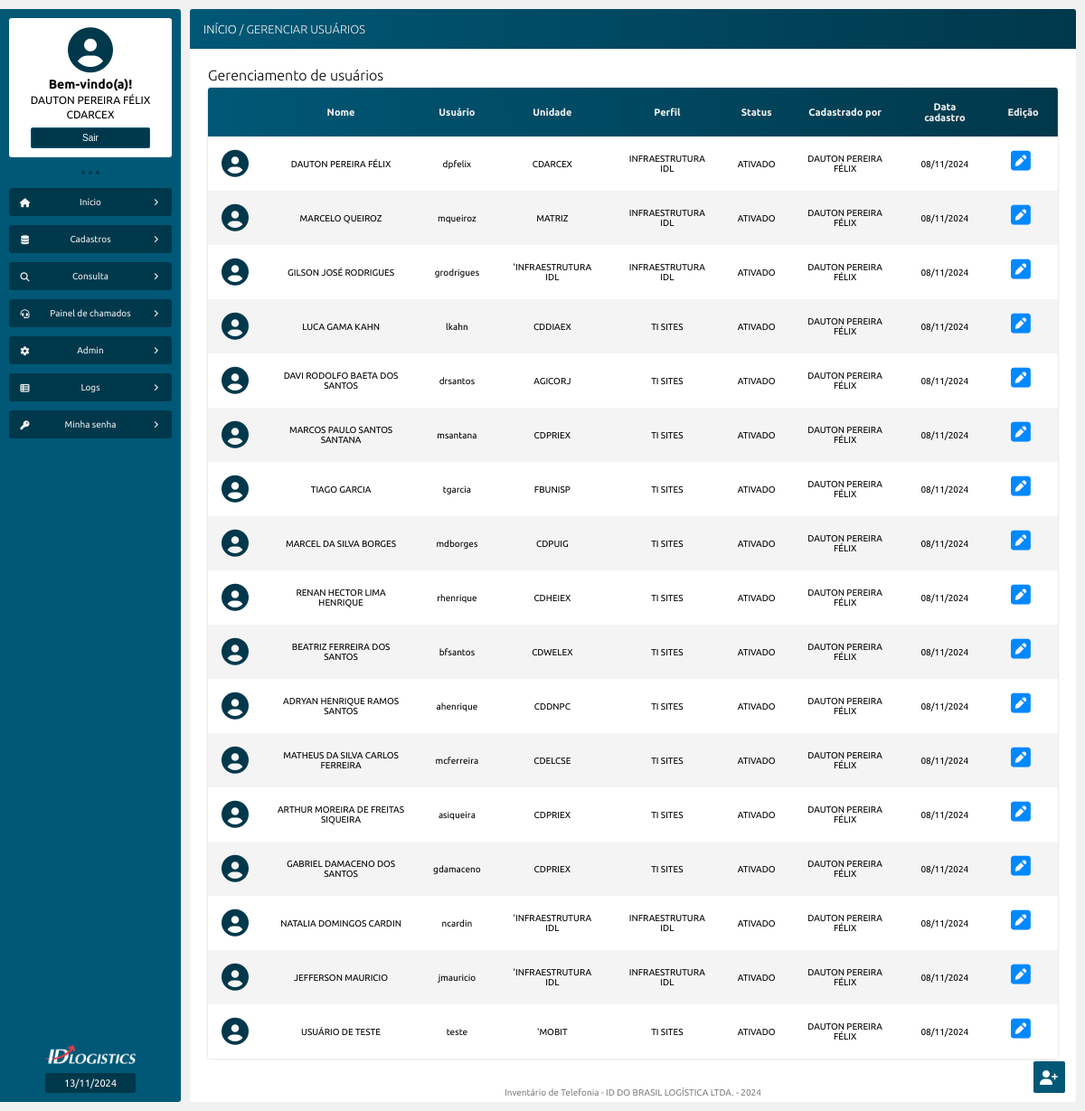
/gerenciar_usuarios.php (signed in), run on the app's committed database.
### tables this page shows
CREATE TABLE `tb_usuarios` (
  `id_usuario` int NOT NULL AUTO_INCREMENT,
  `nome` varchar(100) DEFAULT NULL,
  `matricula` varchar(10) DEFAULT NULL,
  `unidade` varchar(100) DEFAULT NULL,
  `cargo` varchar(100) DEFAULT NULL,
  `perfil` varchar(45) DEFAULT NULL,
  `usuario` varchar(100) DEFAULT NULL,
  `senha` varchar(256) DEFAULT NULL,
  `status` varchar(45) DEFAULT NULL,
  `senha_primeiro_acesso` varchar(45) DEFAULT NULL,
  `data_cadastro` timestamp NULL DEFAULT CURRENT_TIMESTAMP,
  `cadastrado_por` varchar(45) DEFAULT NULL,
  PRIMARY KEY (`id_usuario`)
);

### src/model/Usuario.php (called while the page is built, shortened)
<?php
class Usuario
{
    public function __construct(private PDO $pdo)
    {
        $this->pdo = $pdo;
    }
    public function exibeUsuarios(): array
    {
        $sql = "SELECT *, DATE_FORMAT(data_cadastro, '%d/%m/%Y') AS data_cadastro FROM tb_usuarios";
        $stmt = $this->pdo->prepare($sql);
        $stmt->execute();
        return $stmt->fetchAll(PDO::FETCH_ASSOC);
    }
}

### gerenciar_usuarios.php (the view, shortened to what this page needs)
<?php
require_once "src/config/conexao_bd.php";
$exibeUsuarios = new Usuario($pdo);
$exibeTodosUsuarios = $exibeUsuarios->exibeUsuarios();
?>
<!DOCTYPE html>
<html>
<head>
    <?php
        require_once "src/views/layout/head.php";
    ?>
</head>
<body>
    <main class="corpo">
        <?php
            require_once "src/views/layout/menu_lateral.php";
        ?>
        <section class="principal">
            <article class="conteudo">
                <header class="conteudo-cabecalho">
                    <h3><a href="inicio.php">INÍCIO</a> / GERENCIAR USUÁRIOS</h3>
                </header>
                <section class="conteudo-center">
                    <h1>Gerenciamento de usuários</h1>
                    <table>
                        <thead>
                            <tr>
                                <td></td>
                                <td>Nome</td>
                                <td>Usuário</td>
                                <td>Unidade</td>
                                <td>Perfil</td>
                                <td>Status</td>
                                <td>Cadastrado por</td>
                                <td>Data cadastro</td>
                                <td>Edição</td>
                            </tr>
                        </thead>
                        <tbody>
                            <?php foreach($exibeTodosUsuarios as $exibeUsuarios) : ?>
                            <tr>
                                <td>
                                    <?php
                                        if(empty($exibeUsuarios['foto_perfil']))
                                        {
                                            echo "<i class='fa-solid fa-circle-user'></i>";
                                        } else {
                                            echo "<img src='$exibeUsuarios[foto_perfil]' id='table-foto-perfil'>";
                                        }
                                    ?>
                                </td>
                                <td><?= htmlentities($exibeUsuarios['nome']) ?></td>
                                <td><?= htmlentities($exibeUsuarios['usuario']) ?></td>
                                <td><?= htmlentities($exibeUsuarios['unidade']) ?></td>
                                <td><?= htmlentities($exibeUsuarios['perfil']) ?></td>
                                <td><?= htmlentities($exibeUsuarios['status']) ?></td>
                                <td><?= htmlentities($exibeUsuarios['cadastrado_por']) ?></td>
                                <td><?= htmlentities($exibeUsuarios['data_cadastro']) ?></td>
                                <td id="acoes">
                                    <form>
                                        <button type="button"><a href="editar_usuario.php?id_usuario=<?= $exibeUsuarios['id_usuario'] ?>" title="Editar esse usuário"><i class="fa-solid fa-square-pen"></i></a></button>
                                    </form>
                                </td>
                            </tr>
                            <?php endforeach ?>
                        </tbody>
                    </table>
                </section>
                <?php
                    require_once "src/views/layout/rodape.php";
                ?>
            </article>
        </section>
    </main>
    <div class="btns-atalhos">
        <a href="cadastrar_usuario.php"><button id="btn-atalho" title="Cadastrar um novo usuário">
            <i class="fa-solid fa-user-plus"></i>
        </button></a>
    </div>
</body>
</html>

### css/style.css (style rules this page uses)
:root { --primary-color: #0088ff; --secundary-color: #005876; --terciary-color: #00384b; --white-color: #f1f1f1; --primary-shadow: 0 0 .5em #808080 }
* { padding: 0; margin: 0; box-sizing: border-box; }
a { text-decoration: none; }
body { font-family: 'Playpen Sans', cursive; font-family: 'Ubuntu', sans-serif; background: var(--white-color); }
.corpo { width: 100%; height: 100%; padding: 10px 10px 10px 0; position: absolute; display: flex; }
.principal { width: 100%; height: 100%; display: flex; flex-direction: column; }
.conteudo { width: 100%; height: 100%; position: relative; display: flex; flex-direction: column; align-items: center; overflow: hidden; background: #ffffff; border-radius: 3px; }
.conteudo-cabecalho { width: 100%; margin-bottom: 10px; padding: 15px; display: flex; justify-content: space-between; align-items: center; background: linear-gradient(to right, var(--secundary-color), var(--terciary-color)); color: var(--white-color); }
.conteudo-cabecalho h3 { font-size: 13px; font-weight: 100; }
.conteudo-center { width: 100%; height: 100%; padding: 10px 20px 20px 20px; display: flex; align-content: baseline; align-items: center; flex-direction: column; overflow: scroll; }
.conteudo-center h1 { width: 100%; font-size: 16px; font-weight: 100; }

### css/form.css (style rules this page uses)
form { width: 100%; height: fit-content; margin: 13px auto; padding: 70px 30px 30px 30px; position: relative; display: flex; flex-direction: column; border-radius: 3px; box-shadow: 0 0 1em #cdcdcd; background: #fff; font-size: 10px; }

### css/table.css (style rules this page uses)
table { width: 100%; margin: 5px auto; font-size: 10px; background: #ffffff; box-shadow: 0 0 .3em #cdcdcd; border-radius: 3px; border-collapse: collapse; text-align: center; overflow: auto; }
table tr td { padding: 15px; }
table thead { position: sticky; top: -10px; color: var(--white-color); font-weight: bold; background: linear-gradient(to right, var(--secundary-color), var(--terciary-color)); z-index: 1; }
table thead td:first-child { border-radius: 3px 0 0 0; }
table thead td:last-child { border-radius: 0 3px 0 0; }
table thead td { font-size: 11px; }
tbody tr:nth-child(even) { background: #f4f4f4; }
table form { width: fit-content; padding: 0; margin: 0 10px; border: 0; box-shadow: none; background: transparent; }
table tr #acoes { display: flex; align-items: center; justify-content: center; }
table a { color: #000; }
table i { color: var(--primary-color); font-size: 25px; }
table .fa-circle-user { font-size: 30px; color: var(--terciary-color); }

### css/botoes.css (style rules this page uses)
button { width: fit-content; min-width: 80px; padding: 5px 15px; border-radius: 2px; border: none; background: var(--secundary-color); border: 1px solid var(--secundary-color); color: #fff; font-size: 10px; cursor: pointer; }
.btns-atalhos { width: 70px; position: fixed; bottom: 20px; right: 5px; display: flex; align-items: center; justify-content: center; flex-direction: column; gap: 5px; z-index: 2; }
#btn-atalho { width: 35px; min-width: 0; height: 35px; padding: 5px; border: none; }
#btn-atalho i { font-size: 16px; }
form button { padding: 7px 15px 5px 15px; }
table form button { width: fit-content; min-width: fit-content; padding: 0 !important; background: transparent; border: none; }
table tr td button { padding: 7px 15px; margin-right: 5px; }

### data on the page
tb_usuarios: nome "DAUTON PEREIRA FÉLIX", usuario "dpfelix", unidade "CDARCEX", perfil "INFRAESTRUTURA IDL", status "ATIVADO", cadastrado_por "DAUTON PEREIRA FÉLIX", data_cadastro "08/11/2024"
tb_usuarios: nome "MARCELO QUEIROZ", usuario "mqueiroz", unidade "MATRIZ", perfil "INFRAESTRUTURA IDL", status "ATIVADO", cadastrado_por "DAUTON PEREIRA FÉLIX", data_cadastro "08/11/2024"
tb_usuarios: nome "GILSON JOSÉ RODRIGUES", usuario "grodrigues", unidade "'INFRAESTRUTURA IDL", perfil "INFRAESTRUTURA IDL", status "ATIVADO", cadastrado_por "DAUTON PEREIRA FÉLIX", data_cadastro "08/11/2024"
tb_usuarios: nome "LUCA GAMA KAHN", usuario "lkahn", unidade "CDDIAEX", perfil "TI SITES", status "ATIVADO", cadastrado_por "DAUTON PEREIRA FÉLIX", data_cadastro "08/11/2024"
tb_usuarios: nome "DAVI RODOLFO BAETA DOS SANTOS", usuario "drsantos", unidade "AGICORJ", perfil "TI SITES", status "ATIVADO", cadastrado_por "DAUTON PEREIRA FÉLIX", data_cadastro "08/11/2024"
tb_usuarios: nome "MARCOS PAULO SANTOS SANTANA", usuario "msantana", unidade "CDPRIEX", perfil "TI SITES", status "ATIVADO", cadastrado_por "DAUTON PEREIRA FÉLIX", data_cadastro "08/11/2024"
tb_usuarios: nome "TIAGO GARCIA", usuario "tgarcia", unidade "FBUNISP", perfil "TI SITES", status "ATIVADO", cadastrado_por "DAUTON PEREIRA FÉLIX", data_cadastro "08/11/2024"
tb_usuarios: nome "MARCEL DA SILVA BORGES", usuario "mdborges", unidade "CDPUIG", perfil "TI SITES", status "ATIVADO", cadastrado_por "DAUTON PEREIRA FÉLIX", data_cadastro "08/11/2024"
tb_usuarios: nome "RENAN HECTOR LIMA HENRIQUE", usuario "rhenrique", unidade "CDHEIEX", perfil "TI SITES", status "ATIVADO", cadastrado_por "DAUTON PEREIRA FÉLIX", data_cadastro "08/11/2024"
tb_usuarios: nome "BEATRIZ FERREIRA DOS SANTOS", usuario "bfsantos", unidade "CDWELEX", perfil "TI SITES", status "ATIVADO", cadastrado_por "DAUTON PEREIRA FÉLIX", data_cadastro "08/11/2024"
tb_usuarios: nome "ADRYAN HENRIQUE RAMOS SANTOS", usuario "ahenrique", unidade "CDDNPC", perfil "TI SITES", status "ATIVADO", cadastrado_por "DAUTON PEREIRA FÉLIX", data_cadastro "08/11/2024"
tb_usuarios: nome "MATHEUS DA SILVA CARLOS FERREIRA", usuario "mcferreira", unidade "CDELCSE", perfil "TI SITES", status "ATIVADO", cadastrado_por "DAUTON PEREIRA FÉLIX", data_cadastro "08/11/2024"
tb_usuarios: nome "ARTHUR MOREIRA DE FREITAS SIQUEIRA", usuario "asiqueira", unidade "CDPRIEX", perfil "TI SITES", status "ATIVADO", cadastrado_por "DAUTON PEREIRA FÉLIX", data_cadastro "08/11/2024"
tb_usuarios: nome "GABRIEL DAMACENO DOS SANTOS", usuario "gdamaceno", unidade "CDPRIEX", perfil "TI SITES", status "ATIVADO", cadastrado_por "DAUTON PEREIRA FÉLIX", data_cadastro "08/11/2024"
tb_usuarios: nome "NATALIA DOMINGOS CARDIN", usuario "ncardin", unidade "'INFRAESTRUTURA IDL", perfil "INFRAESTRUTURA IDL", status "ATIVADO", cadastrado_por "DAUTON PEREIRA FÉLIX", data_cadastro "08/11/2024"
tb_usuarios: nome "JEFFERSON MAURICIO", usuario "jmauricio", unidade "'INFRAESTRUTURA IDL", perfil "INFRAESTRUTURA IDL", status "ATIVADO", cadastrado_por "DAUTON PEREIRA FÉLIX", data_cadastro "08/11/2024"
tb_usuarios: nome "USUÁRIO DE TESTE", usuario "teste", unidade "'MOBIT", perfil "TI SITES", status "ATIVADO", cadastrado_por "DAUTON PEREIRA FÉLIX", data_cadastro "08/11/2024"

### other printed values
$_SESSION['nome'] "DAUTON PEREIRA FÉLIX"
$_SESSION['unidade'] "CDARCEX"
exibeDataAtual() "13/11/2024"
